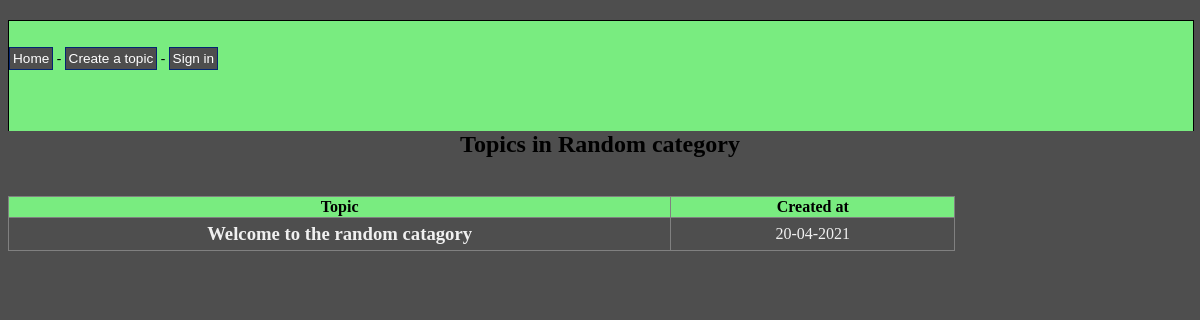
/php-code/category.php?id=2, run on the app's committed database.
### tables this page shows
CREATE TABLE IF NOT EXISTS `catagory` (
  `cat_id` int(11) NOT NULL AUTO_INCREMENT,
  `cat_name` varchar(45) NOT NULL,
  PRIMARY KEY (`cat_id`)
);

CREATE TABLE IF NOT EXISTS `topics` (
  `Topic_id` int(11) NOT NULL AUTO_INCREMENT,
  `Topic_subject` varchar(200) DEFAULT NULL,
  `topic_date` datetime DEFAULT NULL,
  `users_userID` int(11) NOT NULL,
  `Catagory_cat_id` int(11) DEFAULT NULL,
  PRIMARY KEY (`Topic_id`),
  KEY `fk_topics_users` (`users_userID`),
  KEY `fk_topics_Catagory1` (`Catagory_cat_id`)
);

### php-code/category.php (the view)
<?php
include 'connect.php';
include '../header.php';
echo '</div></div> <link rel="stylesheet" href="../css/css.css" type="text/css">';
$id = ($_GET['id']);
$stmt = mysqli_prepare($conn,"SELECT cat_id, cat_name FROM catagory WHERE cat_id =?");
$stmt->bind_param("s", $id);
$stmt->execute();
$result = $stmt->get_result();
if(!$result)
{
	echo 'The category could not be displayed, please try again later. <br>' . mysqli_error($conn);
}
else
{
	if(mysqli_num_rows($result) == 0)
	{
		echo 'This category does not exist.';
	}
	else
	{
		while($row = mysqli_fetch_assoc($result))
		{
			echo '<h2>Topics in ' . $row['cat_name'] . ' category</h2><br />';
		}
		$sql = "SELECT
                    Topic_id,
					users_userID,
					Topic_subject,
					topic_date,
					Catagory_cat_id
				FROM
					topics
				WHERE
					Catagory_cat_id = " . mysqli_real_escape_string($conn,$_GET['id']);
		$result = mysqli_query($conn, $sql);
		if(!$result)
		{
			echo 'The topics could not be displayed, please try again later.';
		}
		else
		{
			if(mysqli_num_rows($result) == 0)
			{
				echo 'There are no topics in this category yet.';
			}
			else
			{
				echo '<table border="1">
					  <tr>
						<th>Topic</th>
						<th>Created at</th>
					  </tr>';
				while($row = mysqli_fetch_assoc($result))
				{
					echo '<tr>';
						echo '<td class="leftpart">';
							echo '<h3><a href="topic.php?id=' . $row['Topic_id'] . '">' . $row['Topic_subject'] .'</a><br /><h3>';
						echo '</td>';
						echo '<td class="rightpart">';
							echo date('d-m-Y', strtotime($row['topic_date']));
						echo '</td>';
					echo '</tr>';
				}
			}
		}
	}
}

### css/css.css (style rules this page uses)
:root { --padding-side-perc: 5%; --site-color-theme: #79EC80; --accent-color: #4E4E4E; }
body { background-color: #4E4E4E; text-align: center; }
table { border-collapse: collapse; width: 80%; }
table a { text-decoration: none; color: #F0F0F0 }
th { background-color: var(--site-color-theme); color: #000000; }
td { color: #F0F0F0; padding: 5px; }
h3 { margin: 0; padding: 0; }
.leftpart { width: 70%; }
.rightpart { width: 30%; }

### data on the page
catagory: cat_name "Random"
topics: Topic_subject "Welcome to the random catagory", topic_date "20-04-2021"
